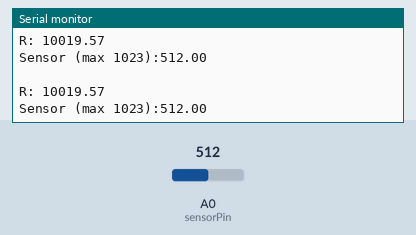
Simulated run of this sketch. Board: Arduino Uno, built with avr-gcc and run on an emulated ATmega328P. On the bench: the last lines printed to the serial monitor. The test bench sets the inputs (shaded band); at power-on: A0 (sensorPin) = 512.

Above: at 1.2 s.
1.3 s: A0 (sensorPin) set to 494
At 2.2 s:
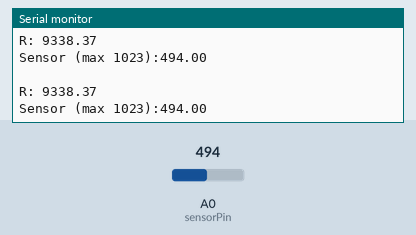
10.4 s: A0 (sensorPin) set to 108
At 11.3 s:
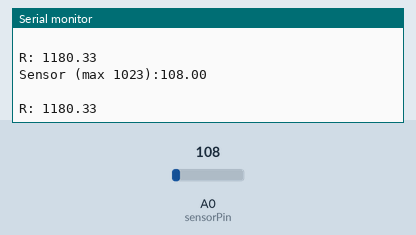
11.9 s: A0 (sensorPin) set to 95
At 12.6 s:
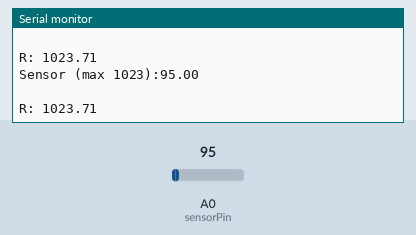
Timing chart, 0 to 14.9 s (numbered marks = the images above; inputs shaded):
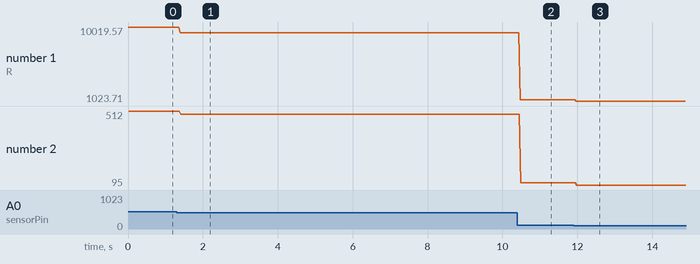

The sketch:

arduino_ohmmeter_2_.ino
```cpp
const int sensorPin = A0;  // Analog input pin that senses Vout
float sensorValue = 0;       // sensorPin default value
float Vin = 5;             // Input voltage
float Vout = 0;            // Vout default value
float Rref = 10000;          // Reference resistor's value in ohms (you can give this value in kiloohms or megaohms - the resistance of the tested resistor will be given in the same units)
float R = 0;               // Tested resistors default value

void setup ()
{
  Serial.begin(9600);      // Initialize serial communications at 9600 bps
}

void loop ()
{
  sensorValue = analogRead(sensorPin);  // Read Vout on analog input pin A0 (Arduino can sense from 0-1023, 1023 is 5V)
  Vout = (Vin * sensorValue) / 1023;    // Convert Vout to volts
  R = Rref * (1 / ((Vin / Vout) - 1));  // Formula to calculate tested resistor's value
  Serial.print("R: ");
  Serial.println(R);
  Serial.print("Sensor (max 1023):");
  Serial.println(sensorValue);
  Serial.println(" ");
  // Give calculated resistance in Serial Monitor
  delay(10);                          // Delay in milliseconds between reeds
}
```

Measured:
- after the input at 1.3 s, the serial monitor: prints a new line after 0.10 s (image 1)
- after the input at 10.4 s, the serial monitor: prints a new line after 0.08 s (image 2)
- after the input at 11.9 s, the serial monitor: prints a new line after 0.07 s (image 3)
- plotted number 1: 10019.57 → 9338.37 after the input at 1.3 s, 9338.37 → 1180.33 after the input at 10.4 s, 1180.33 → 1023.71 after the input at 11.9 s
- plotted number 2: 512 → 494 after the input at 1.3 s, 494 → 108 after the input at 10.4 s, 108 → 95 after the input at 11.9 s
